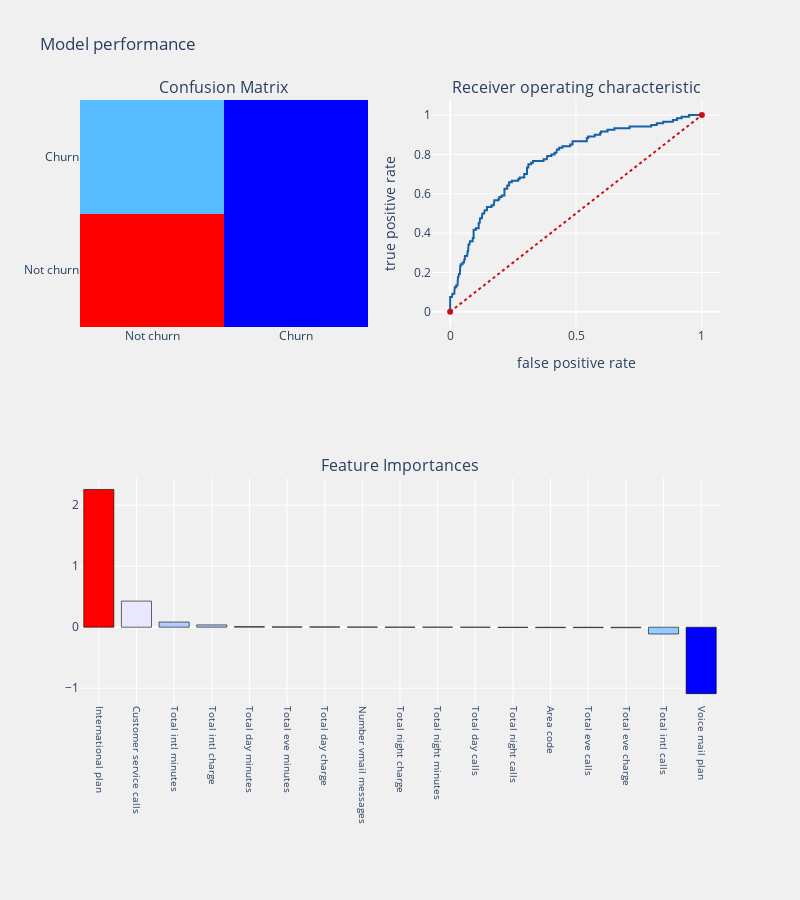

Here is the notebook cell this chart was saved with:
### Code cell
from sklearn.model_selection import train_test_split
from sklearn.linear_model import LogisticRegression
from sklearn.metrics import confusion_matrix,accuracy_score,classification_report
from sklearn.metrics import roc_auc_score,roc_curve #,scorer

from sklearn.metrics import f1_score
import statsmodels.api as sm
from sklearn.metrics import precision_score,recall_score
from yellowbrick.classifier import DiscriminationThreshold
#splitting train and test data 
train,test = train_test_split(df,test_size = .25 ,random_state = 111)
X = df.drop(['State','Churn'],axis=1)
target_col = ['Churn']
##seperating dependent and independent variables
cols    = X.columns
train_X = train[cols]
train_Y = train[target_col]
test_X  = test[cols]
test_Y  = test[target_col]

#Function attributes
#dataframe     - processed dataframe
#Algorithm     - Algorithm used 
#training_x    - predictor variables dataframe(training)
#testing_x     - predictor variables dataframe(testing)
#training_y    - target variable(training)
#training_y    - target variable(testing)
#cf - ["coefficients","features"](cooefficients for logistic 
                                 #regression,features for tree based models)

#threshold_plot - if True returns threshold plot for model
    
def telecom_churn_prediction(algorithm,training_x,testing_x,
                             training_y,testing_y,cols,cf,threshold_plot) :
    
    #model
    algorithm.fit(training_x,training_y)
    predictions   = algorithm.predict(testing_x)
    probabilities = algorithm.predict_proba(testing_x)
    #coeffs
    if   cf == "coefficients" :
        coefficients  = pd.DataFrame(algorithm.coef_.ravel())
    elif cf == "features" :
        coefficients  = pd.DataFrame(algorithm.feature_importances_)
        
    column_df     = pd.DataFrame(cols)
    coef_sumry    = (pd.merge(coefficients,column_df,left_index= True,
                              right_index= True, how = "left"))
    coef_sumry.columns = ["coefficients","features"]
    coef_sumry    = coef_sumry.sort_values(by = "coefficients",ascending = False)
    
    print (algorithm)
    print ("\n Classification report : \n",classification_report(testing_y,predictions))
    print ("Accuracy   Score : ",accuracy_score(testing_y,predictions))
    #confusion matrix
    conf_matrix = confusion_matrix(testing_y,predictions)
    #roc_auc_score
    model_roc_auc = roc_auc_score(testing_y,predictions) 
    print ("Area under curve : ",model_roc_auc,"\n")
    fpr,tpr,thresholds = roc_curve(testing_y,probabilities[:,1])
    
    #plot confusion matrix
    trace1 = go.Heatmap(z = conf_matrix ,
                        x = ["Not churn","Churn"],
                        y = ["Not churn","Churn"],
                        showscale  = False,colorscale = "Picnic",
                        name = "matrix")
    
    #plot roc curve
    trace2 = go.Scatter(x = fpr,y = tpr,
                        name = "Roc : " + str(model_roc_auc),
                        line = dict(color = ('rgb(22, 96, 167)'),width = 2))
    trace3 = go.Scatter(x = [0,1],y=[0,1],
                        line = dict(color = ('rgb(205, 12, 24)'),width = 2,
                        dash = 'dot'))
    
    #plot coeffs
    trace4 = go.Bar(x = coef_sumry["features"],y = coef_sumry["coefficients"],
                    name = "coefficients",
                    marker = dict(color = coef_sumry["coefficients"],
                                  colorscale = "Picnic",
                                  line = dict(width = .6,color = "black")))
    
    #subplots
    fig = tls.make_subplots(rows=2, cols=2, specs=[[{}, {}], [{'colspan': 2}, None]],
                            subplot_titles=('Confusion Matrix',
                                            'Receiver operating characteristic',
                                            'Feature Importances'))
    
    fig.append_trace(trace1,1,1)
    fig.append_trace(trace2,1,2)
    fig.append_trace(trace3,1,2)
    fig.append_trace(trace4,2,1)
    
    fig['layout'].update(showlegend=False, title="Model performance" ,
                         autosize = False,height = 900,width = 800,
                         plot_bgcolor = 'rgba(240,240,240, 0.95)',
                         paper_bgcolor = 'rgba(240,240,240, 0.95)',
                         margin = dict(b = 195))
    fig["layout"]["xaxis2"].update(dict(title = "false positive rate"))
    fig["layout"]["yaxis2"].update(dict(title = "true positive rate"))
    fig["layout"]["xaxis3"].update(dict(showgrid = True,tickfont = dict(size = 10),
                                        tickangle = 90))
    py.iplot(fig)
    
    if threshold_plot == True : 
        visualizer = DiscriminationThreshold(algorithm)
        visualizer.fit(training_x,training_y)
        visualizer.poof()
        
logit  = LogisticRegression(C=1.0, class_weight=None, dual=False, fit_intercept=True,
          intercept_scaling=1, max_iter=100, multi_class='ovr', n_jobs=1,
          penalty='l2', random_state=None, solver='liblinear', tol=0.0001,
          verbose=0, warm_start=False)

telecom_churn_prediction(logit,train_X,test_X,train_Y,test_Y,
                         cols,"coefficients",threshold_plot = True)

### Figure 1 — Plotly figure (JSON) as saved in the notebook; plotly's stock layout.template omitted (floating-point values rounded to 4 significant figures; data arrays with more than 128 entries replaced by an {"elided": "..."} marker saying what was removed)
{"data": [{"colorscale": [[0, "rgb(0,0,255)"], [0.1, "rgb(51,153,255)"], [0.2, "rgb(102,204,255)"], [0.3, "rgb(153,204,255)"], [0.4, "rgb(204,204,255)"], [0.5, "rgb(255,255,255)"], [0.6, "rgb(255,204,255)"], [0.7, "rgb(255,153,255)"], [0.8, "rgb(255,102,204)"], [0.9, "rgb(255,102,102)"], [1, "rgb(255,0,0)"]], "name": "matrix", "showscale": false, "type": "heatmap", "x": ["Not churn", "Churn"], "xaxis": "x", "y": ["Not churn", "Churn"], "yaxis": "y", "z": [[531, 16], [104, 16]]}, {"line": {"color": "rgb(22, 96, 167)", "width": 2}, "name": "Roc : 0.552041438147471", "type": "scatter", "x": {"elided": "156 float values"}, "xaxis": "x2", "y": {"elided": "156 float values"}, "yaxis": "y2"}, {"line": {"color": "rgb(205, 12, 24)", "dash": "dot", "width": 2}, "type": "scatter", "x": [0, 1], "xaxis": "x2", "y": [0, 1], "yaxis": "y2"}, {"marker": {"color": [2.258, 0.4281, 0.08473, 0.03785, 0.01068, 0.006139, 0.005915, 0.003644, 0.001522, 0.00124, -0.0001586, -0.004047, -0.006752, -0.006985, -0.008952, -0.1113, -1.089], "colorscale": [[0, "rgb(0,0,255)"], [0.1, "rgb(51,153,255)"], [0.2, "rgb(102,204,255)"], [0.3, "rgb(153,204,255)"], [0.4, "rgb(204,204,255)"], [0.5, "rgb(255,255,255)"], [0.6, "rgb(255,204,255)"], [0.7, "rgb(255,153,255)"], [0.8, "rgb(255,102,204)"], [0.9, "rgb(255,102,102)"], [1, "rgb(255,0,0)"]], "line": {"color": "black", "width": 0.6}}, "name": "coefficients", "type": "bar", "x": ["International plan", "Customer service calls", "Total intl minutes", "Total intl charge", "Total day minutes", "Total eve minutes", "Total day charge", "Number vmail messages", "Total night charge", "Total night minutes", "Total day calls", "Total night calls", "Area code", "Total eve calls", "Total eve charge", "Total intl calls", "Voice mail plan"], "xaxis": "x3", "y": [2.258, 0.4281, 0.08473, 0.03785, 0.01068, 0.006139, 0.005915, 0.003644, 0.001522, 0.00124, -0.0001586, -0.004047, -0.006752, -0.006985, -0.008952, -0.1113, -1.089], "yaxis": "y3"}], "layout": {"annotations": [{"font": {"size": 16}, "showarrow": false, "text": "Confusion Matrix", "x": 0.225, "xanchor": "center", "xref": "paper", "y": 1, "yanchor": "bottom", "yref": "paper"}, {"font": {"size": 16}, "showarrow": false, "text": "Receiver operating characteristic", "x": 0.775, "xanchor": "center", "xref": "paper", "y": 1, "yanchor": "bottom", "yref": "paper"}, {"font": {"size": 16}, "showarrow": false, "text": "Feature Importances", "x": 0.5, "xanchor": "center", "xref": "paper", "y": 0.375, "yanchor": "bottom", "yref": "paper"}], "autosize": false, "height": 900, "margin": {"b": 195}, "paper_bgcolor": "rgba(240,240,240, 0.95)", "plot_bgcolor": "rgba(240,240,240, 0.95)", "showlegend": false, "title": {"text": "Model performance"}, "width": 800, "xaxis": {"anchor": "y", "domain": [0, 0.45]}, "xaxis2": {"anchor": "y2", "domain": [0.55, 1], "title": {"text": "false positive rate"}}, "xaxis3": {"anchor": "y3", "domain": [0, 1], "showgrid": true, "tickangle": 90, "tickfont": {"size": 10}}, "yaxis": {"anchor": "x", "domain": [0.625, 1]}, "yaxis2": {"anchor": "x2", "domain": [0.625, 1], "title": {"text": "true positive rate"}}, "yaxis3": {"anchor": "x3", "domain": [0, 0.375]}}}
